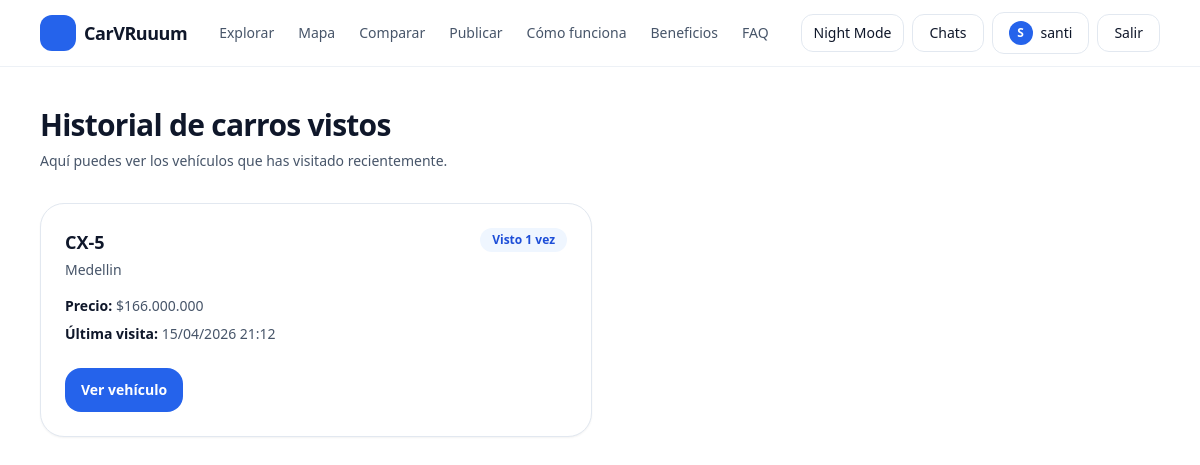
The page /cars/history/ (signed in) on the database as committed earlier.
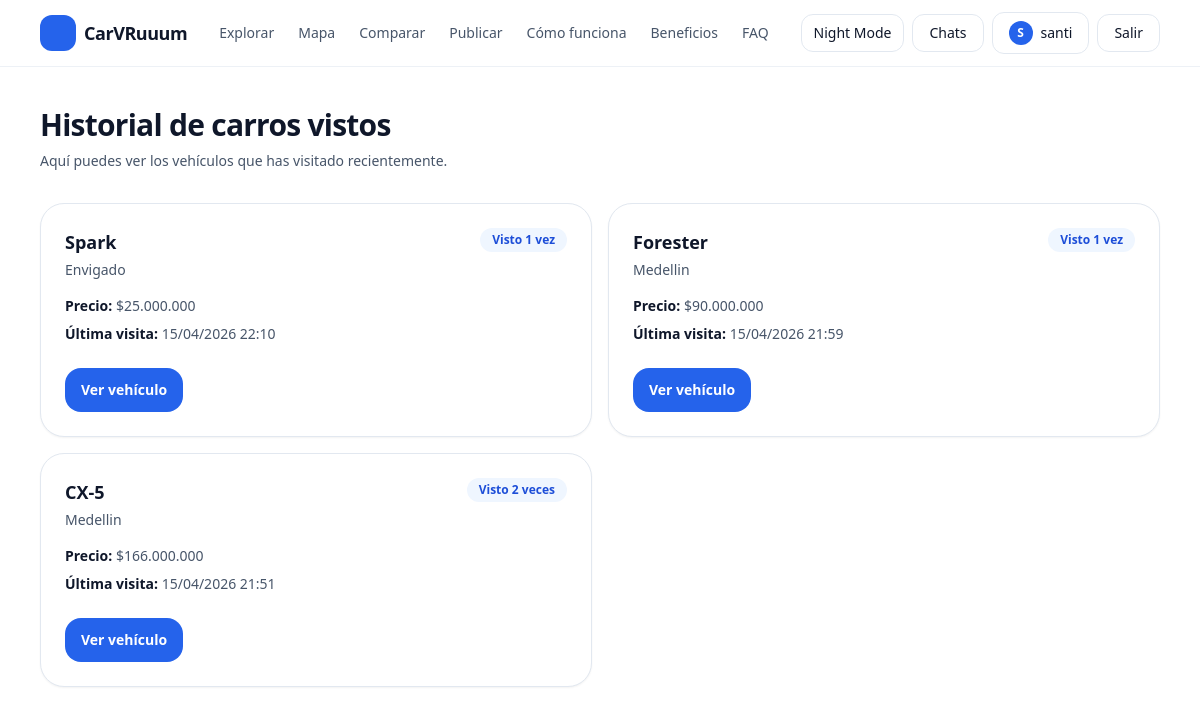
The same page on the database as committed later.
### cars/models.py (models this page shows, shortened)
class CarViewHistory(models.Model):
    user = models.ForeignKey(User, on_delete=models.CASCADE, related_name="view_history")
    car = models.ForeignKey("Car", on_delete=models.CASCADE, related_name="viewed_by")
    first_viewed_at = models.DateTimeField(auto_now_add=True)
    last_viewed_at = models.DateTimeField(default=timezone.now)
    times_viewed = models.PositiveIntegerField(default=1)
    class Meta:
        unique_together = ("user", "car")
        ordering = ["-last_viewed_at"]

class Car(models.Model):
    owner = models.ForeignKey(settings.AUTH_USER_MODEL, on_delete=models.CASCADE, related_name="cars")
    make = models.CharField(max_length=60)
    model = models.CharField(max_length=60)
    year = models.PositiveIntegerField(validators=[MinValueValidator(1950), MaxValueValidator(2100)])
    price = models.PositiveIntegerField(validators=[MinValueValidator(0)])
    mileage_km = models.PositiveIntegerField(default=0, validators=[MinValueValidator(0)])
    is_sold = models.BooleanField(default=False)
    sold_at = models.DateTimeField(blank=True, null=True)
    city = models.CharField(max_length=80, blank=True, default="")
    description = models.TextField(blank=True, default="")
    is_active = models.BooleanField(default=True)
    created_at = models.DateTimeField(auto_now_add=True)
    class Meta:
        ordering = ["-created_at"]

### cars/views.py (the view)
# urls.py: path("history/", views.viewed_history, name="viewed_history"),
@login_required
def viewed_history(request):
    history = CarViewHistory.objects.filter(
        user=request.user,
        car__is_active=True
    ).select_related("car")
    return render(request, "cars/history.html", {
        "history": history
    })

### cars/templates/cars/history.html (shortened to what this page needs)
{% extends "base.html" %}
{% block content %}
<section class="mx-auto max-w-6xl px-4 py-10">
  <div class="flex items-center justify-between gap-4">
    <div>
      <h1 class="text-3xl font-bold tracking-tight">Historial de carros vistos</h1>
      <p class="mt-2 text-sm text-slate-600 dark:text-slate-300">
        Aquí puedes ver los vehículos que has visitado recientemente.
      </p>
    </div>
  </div>
  {% if history %}
    <div class="mt-8 grid gap-4 md:grid-cols-2 xl:grid-cols-3">
      {% for item in history %}
        <article class="rounded-3xl border border-slate-200 bg-white p-6 shadow-sm transition hover:-translate-y-1 hover:shadow-md dark:border-slate-800 dark:bg-slate-900">
          <div class="flex items-start justify-between gap-3">
            <div>
              <h2 class="text-lg font-bold text-slate-900 dark:text-white">
                {{ item.car.brand }} {{ item.car.model }}
              </h2>
              <p class="mt-1 text-sm text-slate-600 dark:text-slate-300">
                {{ item.car.city }}
              </p>
            </div>
            <span class="rounded-full bg-blue-50 px-3 py-1 text-xs font-semibold text-blue-700 dark:bg-blue-950/40 dark:text-blue-300">
              Visto {{ item.times_viewed }} {% if item.times_viewed == 1 %}vez{% else %}veces{% endif %}
            </span>
          </div>
          <div class="mt-4 space-y-2 text-sm text-slate-600 dark:text-slate-300">
            <p><span class="font-semibold text-slate-900 dark:text-white">Precio:</span> ${{ item.car.price }}</p>
            <p><span class="font-semibold text-slate-900 dark:text-white">Última visita:</span> {{ item.last_viewed_at|date:"d/m/Y H:i" }}</p>
          </div>
          <div class="mt-6">
            <a href="{% url 'cars:car_detail' item.car.pk %}"
               class="inline-flex rounded-2xl bg-blue-600 px-4 py-3 text-sm font-semibold text-white hover:bg-blue-700">
              Ver vehículo
            </a>
          </div>
        </article>
      {% endfor %}
    </div>
  {% endif %}
</section>
{% endblock %}

### templates/base.html (shortened to what this page needs)
{% load static %}
<!doctype html>
<html lang="es" class="">
<head>
  <script src="https://cdn.tailwindcss.com"></script>
</head>
<body class="min-h-screen bg-white text-slate-900 dark:bg-slate-950 dark:text-slate-100">
  <header class="sticky top-0 z-50 border-b border-slate-200/60 bg-white/80 backdrop-blur dark:border-slate-800/60 dark:bg-slate-950/70">
    <div class="mx-auto flex max-w-6xl items-center justify-between px-4 py-3">
      <a href="{% url 'landing' %}" class="flex items-center gap-2">
        <div class="h-9 w-9 rounded-xl bg-blue-600"></div>
        <span class="text-lg font-semibold tracking-tight">CarVRuuum</span>
      </a>
      <nav class="hidden items-center gap-6 md:flex">
        <a href="{% url 'cars:cars_list' %}" class="text-sm text-slate-600 hover:text-slate-900 dark:text-slate-300 dark:hover:text-white">
          Explorar
        </a>
        <a href="{% url 'cars:map' %}" class="text-sm text-slate-600 hover:text-slate-900 dark:text-slate-300 dark:hover:text-white">
           Mapa
        </a>
        <a href="{% url 'cars:compare_cars' %}" class="text-sm text-slate-600 hover:text-slate-900 dark:text-slate-300 dark:hover:text-white">
          Comparar
        </a>
        {% if user.is_authenticated %}
          <a href="{% url 'cars:car_create' %}" class="text-sm text-slate-600 hover:text-slate-900 dark:text-slate-300 dark:hover:text-white">
            Publicar
          </a>
        {% else %}
          <a href="{% url 'login' %}?next={% url 'cars:car_create' %}" class="text-sm text-slate-600 hover:text-slate-900 dark:text-slate-300 dark:hover:text-white">
            Publicar
          </a>
        {% endif %}
        <a href="{% url 'landing' %}#como-funciona" class="text-sm text-slate-600 hover:text-slate-900 dark:text-slate-300 dark:hover:text-white">
          Cómo funciona
        </a>
        <a href="{% url 'landing' %}#beneficios" class="text-sm text-slate-600 hover:text-slate-900 dark:text-slate-300 dark:hover:text-white">
          Beneficios
        </a>
        <a href="{% url 'landing' %}#faq" class="text-sm text-slate-600 hover:text-slate-900 dark:text-slate-300 dark:hover:text-white">
          FAQ
        </a>
      </nav>
      <div class="flex items-center gap-2">
        <button onclick="toggleTheme()"
          class="rounded-xl border border-slate-200 px-3 py-2 text-sm hover:bg-slate-50 dark:border-slate-800 dark:hover:bg-slate-900">
          Night Mode
        </button>
        {% if user.is_authenticated %}
          <a href="{% url 'messaging:conversation_list' %}"
             class="rounded-xl border border-slate-200 px-4 py-2 text-sm font-medium hover:bg-slate-50 dark:border-slate-800 dark:hover:bg-slate-900">
            Chats
          </a>
          <a href="{% url 'profile' %}"
             class="flex items-center gap-2 rounded-xl border border-slate-200 px-4 py-2 text-sm font-medium hover:bg-slate-50 dark:border-slate-800 dark:hover:bg-slate-900">
            <span class="flex h-6 w-6 items-center justify-center rounded-full bg-blue-600 text-xs font-bold uppercase text-white">
              {{ user.username|slice:":1" }}
            </span>
            {{ user.username }}
          </a>
          <form method="post" action="{% url 'logout' %}">
            <button class="rounded-xl border border-slate-200 px-4 py-2 text-sm hover:bg-slate-50 dark:border-slate-800 dark:hover:bg-slate-900">
              Salir
            </button>
          </form>
        {% endif %}
      </div>
    </div>
  </header>
  {% block content %}{% endblock %}
</body>
</html>

Rows that differ between the two databases and show on the page:
added CarViewHistory: car.model "Spark", car.city "Envigado", times_viewed "1", shows "vez", car.price "25.000.000", last_viewed_at "15/04/2026 22:10"
added CarViewHistory: car.model "Forester", car.city "Medellin", times_viewed "1", shows "vez", car.price "90.000.000", last_viewed_at "15/04/2026 21:59"
changed CarViewHistory "CX-5": times_viewed "1" → "2"; last_viewed_at "15/04/2026 21:12" → "15/04/2026 21:51"; times_viewed "vez" → "veces"
